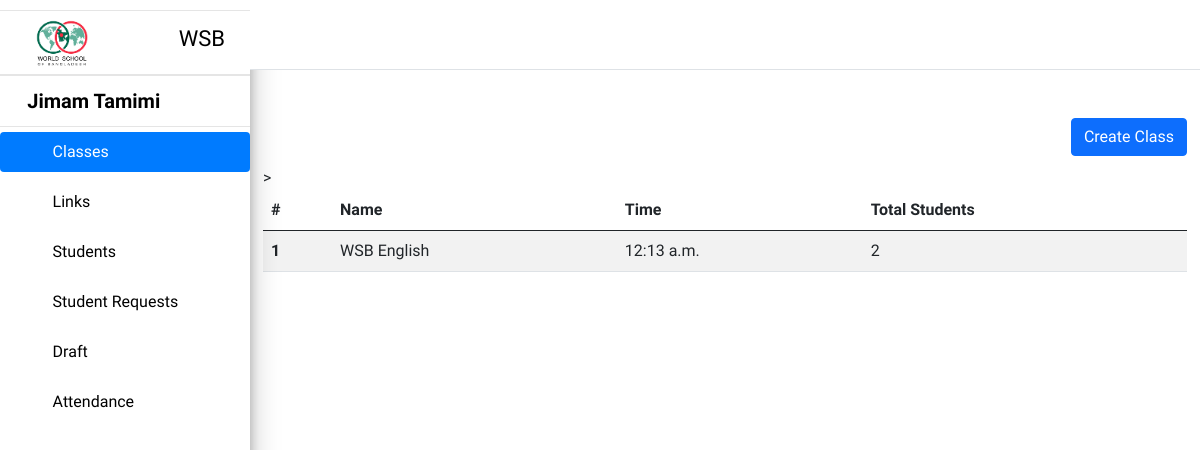
The app's page /dashboard/classes/ (signed in) with its own data.
### dashboard/models.py (models this page shows, shortened)
class Class(models.Model):
    name = models.CharField("Class Name", max_length=100, blank=False)
    time = models.TimeField("Class Time", blank=False)
    students = models.ManyToManyField(Student, blank=True, verbose_name="Students In This Class")
    timeStamp = models.DateTimeField(auto_now_add=True, blank=True)

### dashboard/views.py (the view, shortened to what this page needs)
# urls.py: path('classes/', views.classes),
@staff_member_required
def classes(request, id=None):
    if(id is not None):
        myClasses = Class.objects.filter(id=id)
        if(len(myClasses) != 0):
            myClass = myClasses.first()
            if(request.method == 'GET'):
                context = {
                    'class': myClass,
                    'students': Student.objects.all()
                }
                return render(request, 'dashboard/class.html', context)
            elif(request.method == "POST"  ):
                postType = request.POST['type']
                if(postType == 'class-delete'):
                    myClass.delete()
                    messages.success(request, 'Successfully deleted class.')
                    return redirect('/dashboard/classes/')
                elif(postType == 'student-delete'):
                    studentId = request.POST['student-id']
                    student = Student.objects.get(id=studentId)
                    myClass.students.remove(student)
                    messages.success(request, 'Successfully removed the student.')
                    return redirect('/dashboard/classes/'+ str(id))
                elif(postType == 'student-add'):
                    students = request.POST.getlist('students')
                    for student in students:
                        myClass.students.add(student)
                    myClass.save()
                    messages.success(request, 'The students were added successfully.')
                    return redirect('/dashboard/classes/'+ str(id))
        else:
            messages.error(request, 'This class is not available')
            return redirect('/dashboard/classes/')
    else:
        if(request.method == 'GET'):
            classes = Class.objects.all()
            context = {
                'classes': classes,
                'students': Student.objects.all()
            }
            return render(request, 'dashboard/classes.html', context)

### home/context_processors.py (called while the page is built, shortened)
def animations(request):
    return {
        'animation_class': choice(animation_classes)
    }

def baseUrl(request):
    return {
        'BASE_URL': settings.BASE_URL
    }

def roll(request):
    if(request.user.is_authenticated):
        if(not request.user.is_student and request.user.is_staff == False):
            return {
                'is_student': False,
                'is_staff': False,
            }
        if(request.user.is_student):
            return {
                'is_student': True,
                'is_staff': False,
            }
        if(request.user.is_staff):
            return {
                'is_staff': True,
                'is_student': False,
            }
    else:
        return {
            'is_staff': False,
            'is_student': False,
        }

### templates/dashboard/classes.html (shortened to what this page needs)
{% extends 'dashboard-base.html' %}
{% block classes %}dashboard-active{% endblock classes %}
{% block content %}
<div class="create-container">
    <button type="button" class="btn btn-primary ml-auto" data-bs-toggle="modal" data-bs-target="#exampleModal">
        Create Class
    </button>
</div>
<table class="table table-striped table-hover">
    <thead>
      <tr>
        <th scope="col">#</th>
        <th scope="col">Name</th>
        <th scope="col">Time</th>
        <th scope="col">Total Students</th>
      </tr>
    </thead>
    <tbody>
    {% load poll_extras  %}
        {% for class in classes %}
            <tr onclick="forword('/dashboard/classes/{{class.id}}/')"  style="cursor: pointer;">
                <th scope="row">{{forloop.counter}}</th>
                <td>{{class.name}}</td>
                <td>{{class.time}}</td>
                <td>{{class.students.all|length}}</td>>
            </tr>
        {% endfor %}
    </tbody>
  </table>
{% endblock content %}

### static/dashboard/css/dashboard.css (style rules this page uses)
* { margin: 0; padding: 0; box-sizing: border-box; font-family: "Source Sans Pro", -apple-system, BlinkMacSystemFont, "Segoe UI", Roboto, "Helvetica Neue", Arial, sans-serif, "Apple Color Emoji", "Segoe UI Emoji", "Segoe UI Symbol"; }
html { overflow-x: hidden; }

### templates/dashboard/classes.html (style rules this page uses)
.create-container { display: flex; justify-content: flex-end; margin-top: 20px; margin-bottom: 10px; }

### records on screen
Class: name "WSB English", time "12:13 a.m.", students.all|length "2"
